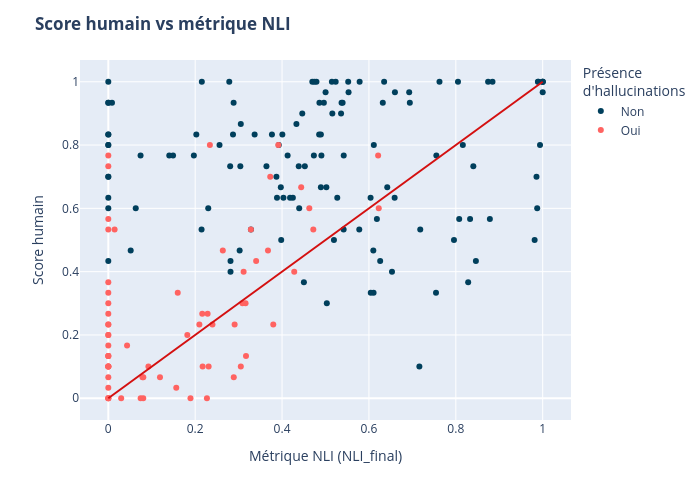

Notebook code cell kept with this figure:
### Markdown cell above
En terme de détection d'hallucination on est vraiment pas mal. Quelques unes ne sont pas détectées mais globalement on les capte bien.

### Code cell
# Coloration par présence d'hallucination
fig = px.scatter(
    df, x="NLI_final", y="score_humain",
    color="pres_hallu",
    color_discrete_sequence=["#ff6361", "#003f5c"]
)

# Ligne de référence adaptée : y = 10x (car x∈[0,1], y∈[0,10])
fig.add_shape(
    type="line", x0=0, x1=1, y0=0, y1=1,
    xref="x", yref="y",
    line=dict(color="#d41010")
)

fig.update_layout(
    title={"text": "<b>Score humain vs métrique NLI</b>"},
    xaxis_title="Métrique NLI (NLI_final)",
    yaxis_title="Score humain",
    legend_title="Présence <br>d'hallucinations",
    width=700, height=500
)

fig.update_traces(
    hovertemplate=
        "Métrique NLI (NLI_final) = %{x}<br>"
        "Score humain = %{y}<extra></extra>"
)

fig.show()

### Figure 1 — Plotly figure (JSON) as saved in the notebook; plotly's stock layout.template omitted (floating-point values rounded to 4 significant figures)
{"data": [{"hovertemplate": "Métrique NLI (NLI_final) = %{x}<br>Score humain = %{y}<extra></extra>", "legendgroup": "Non", "marker": {"color": "#003f5c", "symbol": "circle"}, "mode": "markers", "name": "Non", "orientation": "v", "showlegend": true, "type": "scatter", "x": [0.3284, 0.8329, 0.7624, 0.486, 0.7161, 0.8743, 0.4524, 0.5419, 0.4792, 0, 0.3024, 0.1404, 0.1969, 0.2153, 1, 0.305, 0.8078, 0.653, 0.989, 0.6598, 0.8161, 0.3767, 0.2805, 0.7957, 0.5147, 0.7181, 0.2026, 0.06317, 0.3924, 0.4696, 0.5777, 0.537, 0.9857, 0.6101, 0.4894, 0.635, 0.8284, 0.503, 0.8403, 0.008496, 0.9873, 0, 0.4732, 0.5531, 0.4465, 0.7552, 0.6592, 0.398, 0, 0.4031, 0.433, 0.364, 0.3369, 0.2301, 0.9815, 0.9938, 0.4906, 0.8462, 0.4894, 0.4128, 0, 0.4962, 0.6112, 0.5394, 0.8784, 0.287, 0.502, 0.4395, 1, 0.6107, 0.9902, 0.8844, 0, 0.5157, 0.5359, 0, 0.387, 0.6042, 0.4854, 0.2813, 1, 0.6183, 0.805, 0.2785, 0.6319, 0.5786, 0.4744, 0.5417, 0, 0, 0.4384, 0.304, 0.4503, 1, 0.2813, 0.2885, 0.07432, 0.5522, 0.5194, 0.149, 0.5002, 0.3883, 0, 0.6038, 0.6927, 0.6421, 0.5271, 0.7544, 0, 0.4248, 0.3971, 0.4007, 0.05153, 0.6258, 0.6941, 0.256, 0.5234, 0, 0.2147, 0.4184, 0], "xaxis": "x", "y": [0.5333, 0.5667, 1, 0.9333, 0.1, 1, 0.7333, 0.7667, 1, 0.9333, 0.4667, 0.7667, 0.7667, 1, 1, 0.8667, 0.5667, 0.4, 1, 0.9667, 0.8, 0.8333, 0.7333, 0.5, 1, 0.5333, 0.8333, 0.6, 0.8, 1, 0.5333, 0.9333, 0.7, 0.4667, 0.6667, 1, 0.3667, 0.3, 0.7333, 0.9333, 0.6, 0.9333, 0.7667, 0.9667, 0.9, 0.7667, 0.6333, 0.5, 0.6333, 0.6333, 0.8667, 0.7333, 0.8333, 0.6, 0.5, 0.8, 0.7667, 0.4333, 0.8333, 0.7667, 1, 0.9333, 0.8, 0.9333, 0.5667, 0.8333, 0.6667, 0.6, 1, 0.3333, 1, 1, 0.8, 0.9, 0.9, 0.8, 0.7, 0.3333, 0.8333, 0.4333, 1, 0.5667, 1, 1, 0.9333, 1, 1, 0.5333, 0.8333, 0.8333, 0.7333, 0.7333, 0.3667, 0.9667, 0.4, 0.9333, 0.7667, 1, 0.5, 0.7667, 0.9667, 0.6333, 0.6, 0.6333, 0.9667, 0.6667, 0.6333, 0.3333, 0.4333, 0.6333, 0.6667, 0.8333, 0.4667, 0.4333, 0.9333, 0.8, 1, 0.7, 0.5333, 0.6333, 0.7], "yaxis": "y"}, {"hovertemplate": "Métrique NLI (NLI_final) = %{x}<br>Score humain = %{y}<extra></extra>", "legendgroup": "Oui", "marker": {"color": "#ff6361", "symbol": "circle"}, "mode": "markers", "name": "Oui", "orientation": "v", "showlegend": true, "type": "scatter", "x": [0.3914, 0.428, 0.1819, 0.2908, 0, 0.444, 0, 0.317, 0.09233, 0, 0, 0.3798, 0, 0.1564, 0.02963, 0, 0, 0.316, 0, 0.2339, 0, 0.07867, 0, 0, 0, 0.472, 0, 0.3404, 0, 0.4627, 0.2171, 0.305, 0.119, 0.6226, 0.0145, 0.231, 0, 0.0804, 0.1892, 0.227, 0, 0, 0, 0, 0.04323, 0.3676, 0.3728, 0, 0.2398, 0.07448, 0.2097, 0.2888, 0.2163, 0, 0.3088, 0.2636, 0.1599, 0.08056, 0.6212, 0.3115, 0.3283, 0, 0, 0.2286, 0, 0], "xaxis": "x", "y": [0.8, 0.4, 0.2, 0.2333, 0.1667, 0.6667, 0.1, 0.1333, 0.1, 0.06667, 0.03333, 0.2333, 0.1, 0.03333, 0, 0.5667, 0, 0.3, 0.2333, 0.8, 0.1333, 0.06667, 0.1333, 0.2, 0.5333, 0.5333, 0.7667, 0.4333, 0.3, 0.6, 0.1, 0.1, 0.06667, 0.6, 0.5333, 0.1, 0.1, 0, 0, 0, 0.1, 0.7333, 0.1333, 0, 0.1667, 0.4667, 0.7, 0.2, 0.2333, 0, 0.2333, 0.06667, 0.2667, 0.2667, 0.3, 0.4667, 0.3333, 0.06667, 0.7667, 0.4, 0.5333, 0, 0.3333, 0.2667, 0.3667, 0.2333], "yaxis": "y"}], "layout": {"height": 500, "legend": {"title": {"text": "Présence <br>d'hallucinations"}, "tracegroupgap": 0}, "margin": {"t": 60}, "shapes": [{"line": {"color": "#d41010"}, "type": "line", "x0": 0, "x1": 1, "xref": "x", "y0": 0, "y1": 1, "yref": "y"}], "title": {"text": "<b>Score humain vs métrique NLI</b>"}, "width": 700, "xaxis": {"anchor": "y", "domain": [0, 1], "title": {"text": "Métrique NLI (NLI_final)"}}, "yaxis": {"anchor": "x", "domain": [0, 1], "title": {"text": "Score humain"}}}}
